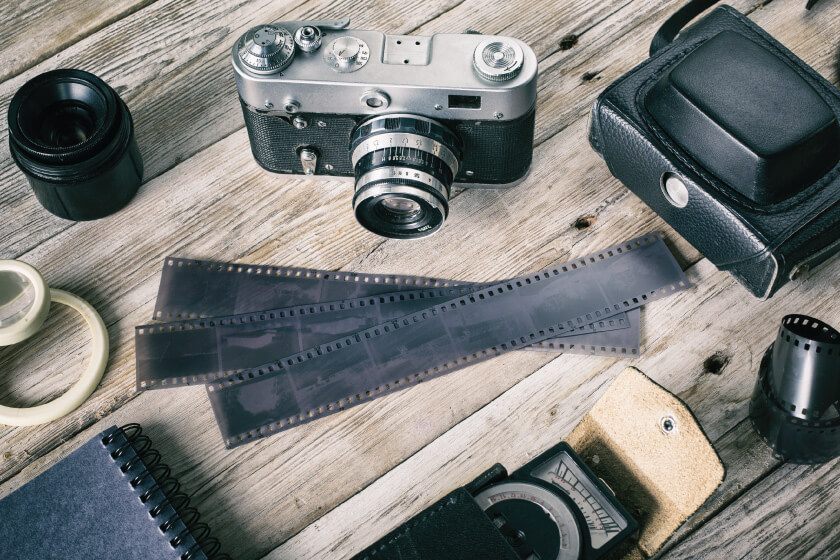
#> input picture Grade 2 Semester 2/ImageProcess/Lab4/sample.jpg, 840 x 560 px
$ jupyter execute Lab4.ipynb
#> lines starting #> are read from the running program, lines starting #| are printed output that depends on the picture
[cell 1]
import cv2
import numpy as np
import matplotlib.pyplot as plt

[cell 2]
# Зургийг дуудах.
img = cv2.imread('sample.jpg')
#> img is the input picture: shape (560, 840, 3); mean B, G, R 121.3, 123.4, 122.2
# log transform хэрэгжүүлэх.
c = 255 / (np.log(1 + np.max(img)))
#> c = 45.99
log_transformed = c * np.log(1 + img)
#> log_transformed: shape (560, 840, 3) float16; 0.02% of the values are NaN or infinite; the others: min 0, max 255, mean 210.9
# өгөгдлий төрлийг тодорхойлох.
log_transformed = np.array(log_transformed, dtype = np.uint8)
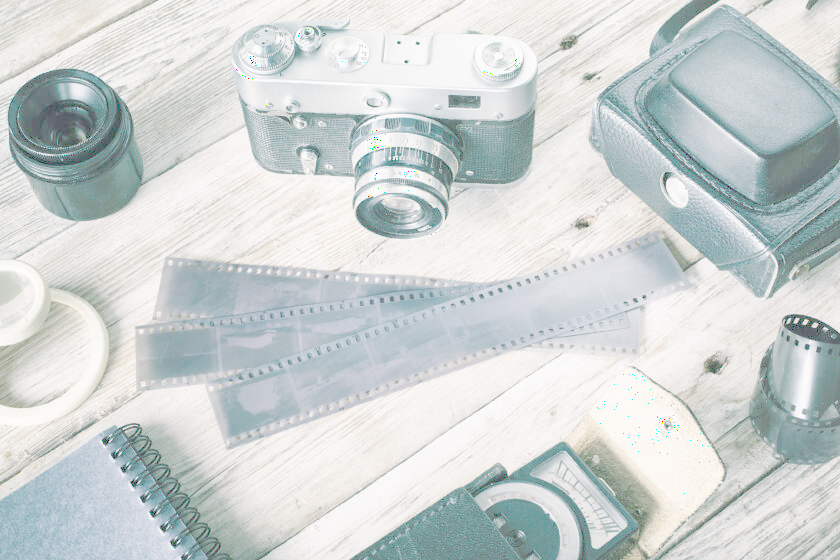
#> log_transformed: shape (560, 840, 3); mean B, G, R 212.2, 212.5, 206.7
# Гаралтыг хадгалах.
cv2.imwrite('log_transformed.jpg', log_transformed)
plt.subplot(121)
plt.imshow(img)
plt.title('Original')
plt.subplot(122)
plt.imshow(log_transformed)
plt.title('After')
plt.show()
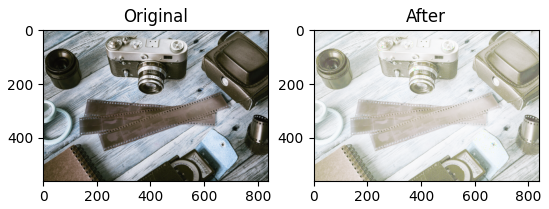
#> figure drawn by matplotlib, 2 panels; B, G, R data is drawn as R, G, B
